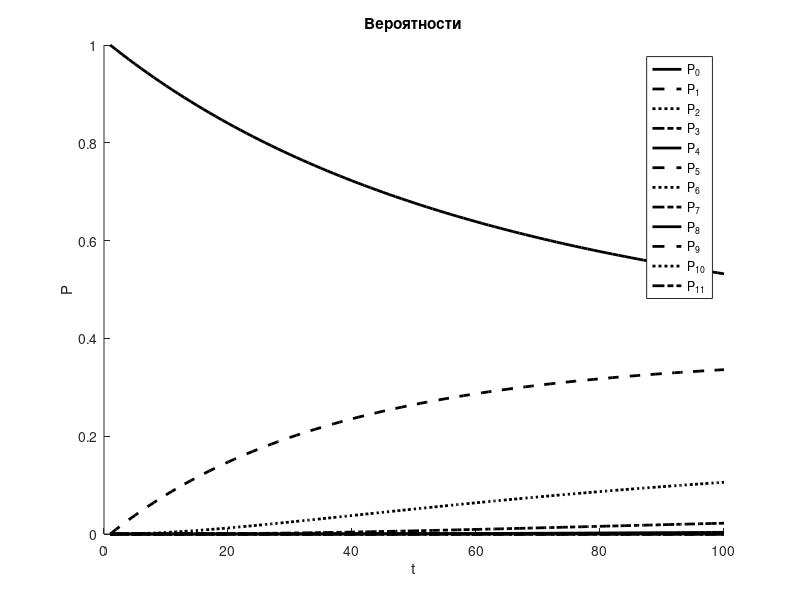

Source code (MATLAB):
function [p] = SMO_Kolmogorov
l = 1;            % Интенсивность поступления заявок
mu = 1;           % Интенсивность обслуживания
dt = 0.01;        % Шаг по времени
T = 100;           % Общее время моделирования
Ns = 12;           % Число состояний (P0 ... P11)
Ed = eye(Ns);

% Задание матрицы коэффициентов A
A = [...
    -l       mu         0        0       0       0       0       0       0       0       0       0;
     l    -(l+mu)     2*mu       0       0       0       0       0       0       0       0       0;
     0       l      -(l+2*mu)  3*mu      0       0       0       0       0       0       0       0;
     0       0         l     -(l+3*mu)  4*mu     0       0       0       0       0       0       0;
     0       0         0        l    -(l+4*mu)  5*mu     0       0       0       0       0       0;
     0       0         0        0       l    -(l+5*mu)  5*mu     0       0       0       0       0;
     0       0         0        0       0       l    -(l+5*mu)  5*mu     0       0       0       0;
     0       0         0        0       0       0       l    -(l+5*mu)  5*mu     0       0       0;
     0       0         0        0       0       0       0       l    -(l+5*mu)  5*mu     0       0;
     0       0         0        0       0       0       0       0       l    -(l+5*mu)  5*mu     0;
     0       0         0        0       0       0       0       0       0       l    -(l+5*mu)  5*mu;
     0       0         0        0       0       0       0       0       0       0       l     -5*mu
];
% Инициализация
D = Ed+dt*A;
p = zeros(Ns, T);

p(:,1) = [1;0;0;0;0;0;0;0;0;0;0;0];
for t = 2:T
    p(:,t)=D*p(:,t-1);
end
t = 1:T;

% График

figure;
hold on;
lineStyles = {'-', '--', ':', '-.', '-', '--', ':', '-.', '-', '--', ':', '-.'};
for k = 1:Ns
    plot(t, p(k, :), 'Color', 'k', 'LineStyle', lineStyles{k}, 'LineWidth', 2);
end
title('Вероятности');
xlabel('t');
ylabel('P');
legend(arrayfun(@(k) sprintf('P_{%d}', k-1), 1:Ns, 'UniformOutput', false));
hold off;

end

[p] = SMO_Kolmogorov;